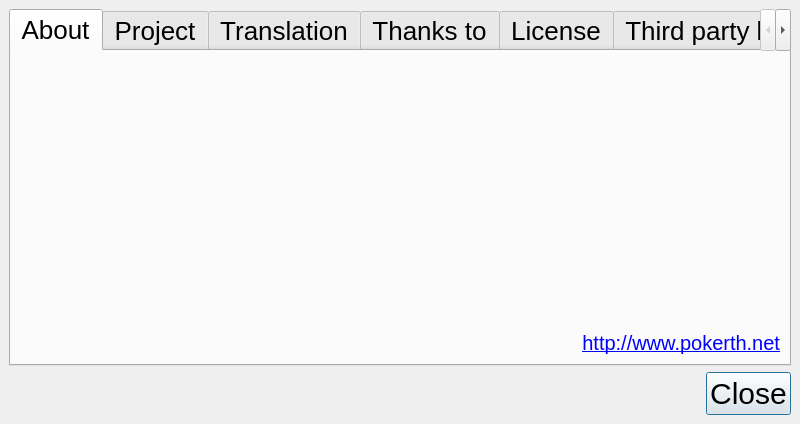
<?xml version="1.0" encoding="UTF-8"?>
<ui version="4.0">
 <author>Felix Hammer</author>
 <class>aboutPokerth</class>
 <widget class="QDialog" name="aboutPokerth">
  <property name="geometry">
   <rect>
    <x>0</x>
    <y>0</y>
    <width>800</width>
    <height>424</height>
   </rect>
  </property>
  <property name="sizePolicy">
   <sizepolicy hsizetype="MinimumExpanding" vsizetype="MinimumExpanding">
    <horstretch>0</horstretch>
    <verstretch>0</verstretch>
   </sizepolicy>
  </property>
  <property name="minimumSize">
   <size>
    <width>800</width>
    <height>424</height>
   </size>
  </property>
  <layout class="QGridLayout">
   <property name="leftMargin">
    <number>9</number>
   </property>
   <property name="topMargin">
    <number>9</number>
   </property>
   <property name="rightMargin">
    <number>9</number>
   </property>
   <property name="bottomMargin">
    <number>9</number>
   </property>
   <property name="spacing">
    <number>6</number>
   </property>
   <item row="0" column="0">
    <widget class="QTabWidget" name="tabWidget">
     <property name="minimumSize">
      <size>
       <width>0</width>
       <height>0</height>
      </size>
     </property>
     <property name="maximumSize">
      <size>
       <width>16777215</width>
       <height>16777215</height>
      </size>
     </property>
     <property name="styleSheet">
      <string notr="true">QObject {font: 26px rgb(0, 0, 0);}</string>
     </property>
     <property name="currentIndex">
      <number>0</number>
     </property>
     <widget class="QWidget" name="tab">
      <attribute name="title">
       <string>About</string>
      </attribute>
      <layout class="QGridLayout">
       <item row="0" column="0">
        <widget class="QLabel" name="label_pokerthVersion"/>
       </item>
       <item row="0" column="1" rowspan="2">
        <widget class="QLabel" name="label_logo">
         <property name="pixmap">
          <pixmap resource="../resources/pokerth.qrc">:/gfx/logoChip3D.png</pixmap>
         </property>
        </widget>
       </item>
       <item row="1" column="0" rowspan="2">
        <widget class="QLabel" name="label_infotext">
         <property name="enabled">
          <bool>true</bool>
         </property>
         <property name="sizePolicy">
          <sizepolicy hsizetype="MinimumExpanding" vsizetype="Preferred">
           <horstretch>0</horstretch>
           <verstretch>0</verstretch>
          </sizepolicy>
         </property>
         <property name="styleSheet">
          <string notr="true">QObject {font-size: 20px; }</string>
         </property>
         <property name="text">
          <string notr="true"/>
         </property>
         <property name="alignment">
          <set>Qt::AlignLeading|Qt::AlignLeft|Qt::AlignTop</set>
         </property>
         <property name="openExternalLinks">
          <bool>true</bool>
         </property>
        </widget>
       </item>
       <item row="3" column="0">
        <spacer>
         <property name="orientation">
          <enum>Qt::Vertical</enum>
         </property>
         <property name="sizeHint" stdset="0">
          <size>
           <width>20</width>
           <height>91</height>
          </size>
         </property>
        </spacer>
       </item>
       <item row="4" column="0" colspan="2">
        <widget class="QLabel" name="label_3">
         <property name="styleSheet">
          <string notr="true">QLabel {font-size: 20px}</string>
         </property>
         <property name="text">
          <string>&lt;a href=&quot;http://www.pokerth.net&quot; target=&quot;_blank&quot;&gt;http://www.pokerth.net&lt;a&gt;</string>
         </property>
         <property name="alignment">
          <set>Qt::AlignRight|Qt::AlignTrailing|Qt::AlignVCenter</set>
         </property>
         <property name="openExternalLinks">
          <bool>true</bool>
         </property>
        </widget>
       </item>
       <item row="2" column="1" rowspan="2">
        <spacer>
         <property name="orientation">
          <enum>Qt::Vertical</enum>
         </property>
         <property name="sizeHint" stdset="0">
          <size>
           <width>20</width>
           <height>100</height>
          </size>
         </property>
        </spacer>
       </item>
      </layout>
     </widget>
     <widget class="QWidget" name="tab_2">
      <attribute name="title">
       <string>Project</string>
      </attribute>
      <layout class="QGridLayout">
       <property name="leftMargin">
        <number>9</number>
       </property>
       <property name="topMargin">
        <number>9</number>
       </property>
       <property name="rightMargin">
        <number>9</number>
       </property>
       <property name="bottomMargin">
        <number>9</number>
       </property>
       <property name="spacing">
        <number>6</number>
       </property>
       <item row="0" column="0">
        <widget class="QTextBrowser" name="textBrowser_2">
         <property name="lineWrapMode">
          <enum>QTextEdit::NoWrap</enum>
         </property>
         <property name="html">
          <string>&lt;!DOCTYPE HTML PUBLIC &quot;-//W3C//DTD HTML 4.0//EN&quot; &quot;http://www.w3.org/TR/REC-html40/strict.dtd&quot;&gt;
&lt;html&gt;&lt;head&gt;&lt;meta name=&quot;qrichtext&quot; content=&quot;1&quot; /&gt;&lt;style type=&quot;text/css&quot;&gt;
p, li { white-space: pre-wrap; }
&lt;/style&gt;&lt;/head&gt;&lt;body style=&quot; font-family:'Liberation Sans'; font-size:26px; font-weight:400; font-style:normal;&quot;&gt;
&lt;p style=&quot;-qt-paragraph-type:empty; margin-top:0px; margin-bottom:0px; margin-left:0px; margin-right:0px; -qt-block-indent:0; text-indent:0px; font-family:'Nimbus Sans L';&quot;&gt;&lt;br /&gt;&lt;/p&gt;&lt;/body&gt;&lt;/html&gt;</string>
         </property>
         <property name="openExternalLinks">
          <bool>true</bool>
         </property>
        </widget>
       </item>
      </layout>
     </widget>
     <widget class="QWidget" name="tab_5">
      <attribute name="title">
       <string>Translation</string>
      </attribute>
      <layout class="QGridLayout">
       <property name="leftMargin">
        <number>9</number>
       </property>
       <property name="topMargin">
        <number>9</number>
       </property>
       <property name="rightMargin">
        <number>9</number>
       </property>
       <property name="bottomMargin">
        <number>9</number>
       </property>
       <property name="spacing">
        <number>6</number>
       </property>
       <item row="0" column="0">
        <widget class="QTextBrowser" name="textBrowser_4">
         <property name="html">
          <string>&lt;!DOCTYPE HTML PUBLIC &quot;-//W3C//DTD HTML 4.0//EN&quot; &quot;http://www.w3.org/TR/REC-html40/strict.dtd&quot;&gt;
&lt;html&gt;&lt;head&gt;&lt;meta name=&quot;qrichtext&quot; content=&quot;1&quot; /&gt;&lt;style type=&quot;text/css&quot;&gt;
p, li { white-space: pre-wrap; }
&lt;/style&gt;&lt;/head&gt;&lt;body style=&quot; font-family:'Liberation Sans'; font-size:26px; font-weight:400; font-style:normal;&quot;&gt;
&lt;table border=&quot;0&quot; style=&quot;-qt-table-type: root; margin-top:4px; margin-bottom:4px; margin-left:4px; margin-right:4px;&quot;&gt;
&lt;tr&gt;
&lt;td style=&quot;border: none;&quot;&gt;
&lt;p style=&quot; margin-top:0px; margin-bottom:0px; margin-left:0px; margin-right:0px; -qt-block-indent:0; text-indent:0px;&quot;&gt;&lt;span style=&quot; font-family:'Nimbus Sans L'; font-size:8pt;&quot;&gt;translator name - mail address&lt;/span&gt;&lt;/p&gt;&lt;/td&gt;&lt;/tr&gt;&lt;/table&gt;&lt;/body&gt;&lt;/html&gt;</string>
         </property>
         <property name="openExternalLinks">
          <bool>true</bool>
         </property>
        </widget>
       </item>
      </layout>
     </widget>
     <widget class="QWidget" name="tab_4">
      <attribute name="title">
       <string>Thanks to</string>
      </attribute>
      <layout class="QGridLayout">
       <property name="leftMargin">
        <number>9</number>
       </property>
       <property name="topMargin">
        <number>9</number>
       </property>
       <property name="rightMargin">
        <number>9</number>
       </property>
       <property name="bottomMargin">
        <number>9</number>
       </property>
       <property name="spacing">
        <number>6</number>
       </property>
       <item row="0" column="0">
        <widget class="QTextBrowser" name="textBrowser_3">
         <property name="html">
          <string>&lt;!DOCTYPE HTML PUBLIC &quot;-//W3C//DTD HTML 4.0//EN&quot; &quot;http://www.w3.org/TR/REC-html40/strict.dtd&quot;&gt;
&lt;html&gt;&lt;head&gt;&lt;meta name=&quot;qrichtext&quot; content=&quot;1&quot; /&gt;&lt;style type=&quot;text/css&quot;&gt;
p, li { white-space: pre-wrap; }
&lt;/style&gt;&lt;/head&gt;&lt;body style=&quot; font-family:'Liberation Sans'; font-size:26px; font-weight:400; font-style:normal;&quot;&gt;
&lt;p style=&quot;-qt-paragraph-type:empty; margin-top:0px; margin-bottom:0px; margin-left:0px; margin-right:0px; -qt-block-indent:0; text-indent:0px; font-family:'Nimbus Sans L';&quot;&gt;&lt;br /&gt;&lt;/p&gt;&lt;/body&gt;&lt;/html&gt;</string>
         </property>
         <property name="openExternalLinks">
          <bool>true</bool>
         </property>
        </widget>
       </item>
      </layout>
     </widget>
     <widget class="QWidget" name="tab_3">
      <attribute name="title">
       <string>License</string>
      </attribute>
      <layout class="QGridLayout">
       <property name="leftMargin">
        <number>9</number>
       </property>
       <property name="topMargin">
        <number>9</number>
       </property>
       <property name="rightMargin">
        <number>9</number>
       </property>
       <property name="bottomMargin">
        <number>9</number>
       </property>
       <property name="spacing">
        <number>6</number>
       </property>
       <item row="0" column="0">
        <widget class="QTextBrowser" name="textBrowser_licence">
         <property name="autoFillBackground">
          <bool>true</bool>
         </property>
         <property name="openLinks">
          <bool>false</bool>
         </property>
        </widget>
       </item>
      </layout>
     </widget>
     <widget class="QWidget" name="tab_6">
      <attribute name="title">
       <string>Third party libs</string>
      </attribute>
      <layout class="QGridLayout" name="gridLayout6">
       <item row="0" column="0">
        <widget class="QTextBrowser" name="textBrowser_thirdPartyLicenceText"/>
       </item>
      </layout>
     </widget>
    </widget>
   </item>
   <item row="1" column="0">
    <widget class="QDialogButtonBox" name="buttonBox">
     <property name="styleSheet">
      <string notr="true">QObject {font-size: 30px}</string>
     </property>
     <property name="standardButtons">
      <set>QDialogButtonBox::Close</set>
     </property>
    </widget>
   </item>
  </layout>
 </widget>
 <resources>
  <include location="../resources/pokerth.qrc"/>
 </resources>
 <connections>
  <connection>
   <sender>buttonBox</sender>
   <signal>accepted()</signal>
   <receiver>aboutPokerth</receiver>
   <slot>accept()</slot>
   <hints>
    <hint type="sourcelabel">
     <x>735</x>
     <y>396</y>
    </hint>
    <hint type="destinationlabel">
     <x>-5</x>
     <y>370</y>
    </hint>
   </hints>
  </connection>
  <connection>
   <sender>buttonBox</sender>
   <signal>rejected()</signal>
   <receiver>aboutPokerth</receiver>
   <slot>reject()</slot>
   <hints>
    <hint type="sourcelabel">
     <x>670</x>
     <y>412</y>
    </hint>
    <hint type="destinationlabel">
     <x>4</x>
     <y>68</y>
    </hint>
   </hints>
  </connection>
 </connections>
</ui>
